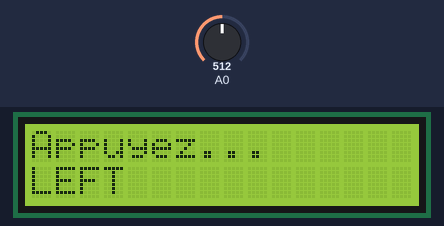
Bench run of a sketch on a simulated Arduino Uno, built with avr-gcc and run on an emulated ATmega328P. Shown: 16×2 character LCD. The test bench sets the inputs (shaded band); at power-on: A0 = 512.

Above: at 1.2 s.
1.3 s: A0 set to 440
At 1.7 s:
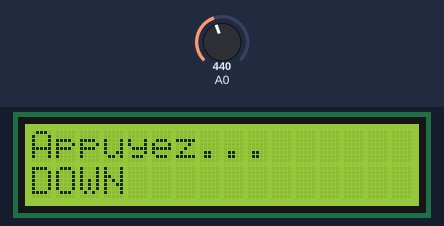
2.8 s: A0 set to 240
At 3.5 s:
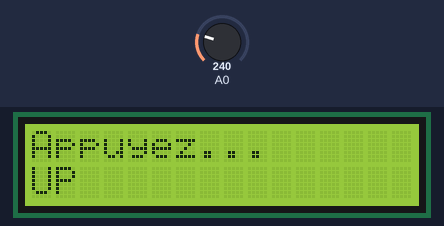
4.3 s: A0 set to 40
At 5.1 s:
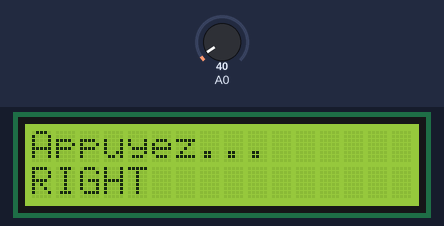
5.8 s: A0 set to 660
At 6.9 s:
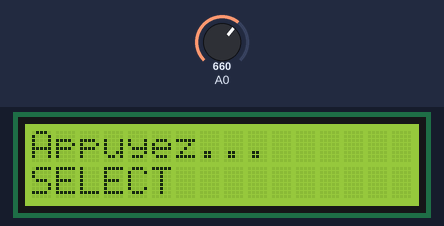
7.3 s: A0 set to 860
At 8.5 s:
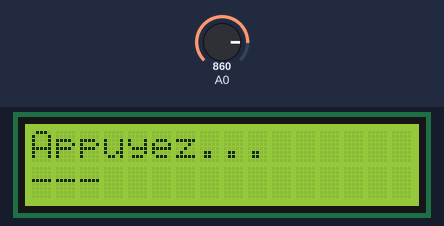
8.8 s: A0 set to 840
At 9.3 s:
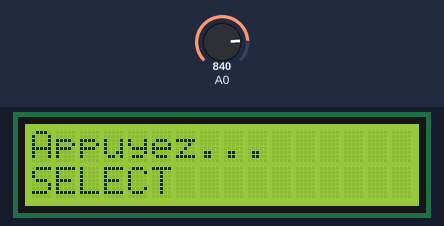
Timing chart, 0 to 11.3 s (numbered marks = the images above; inputs shaded):
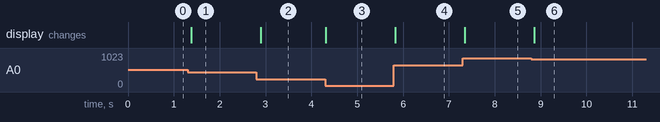

Measured:
- after the input at 1.3 s, the display: changes after 0.08 s (image 1)
- after the input at 2.8 s, the display: changes after 0.10 s (image 2)
- after the input at 4.3 s, the display: changes at once (image 3)
- after the input at 5.8 s, the display: changes at once (image 4)
- after the input at 7.3 s, the display: changes after 0.05 s (image 5)
- after the input at 8.8 s, the display: changes after 0.07 s (image 6)

The sketch:

Gavity_LCD_Keypad.ino
```cpp
#include <LiquidCrystal.h>

// Brochage DFR0009
LiquidCrystal lcd(8, 9, 4, 5, 6, 7);

// Seuils ADC — valeurs v1.1
#define BTN_RIGHT  0
#define BTN_UP     1
#define BTN_DOWN   2
#define BTN_LEFT   3
#define BTN_SELECT 4
#define BTN_NONE   5

int readButton() {
  int val = analogRead(A0);
  if (val < 50)   return BTN_RIGHT;
  if (val < 250)  return BTN_UP;
  if (val < 450)  return BTN_DOWN;
  if (val < 650)  return BTN_LEFT;
  if (val < 850)  return BTN_SELECT;
  return BTN_NONE;
}

void setup() {
  lcd.begin(16, 2);
  lcd.print("Appuyez...");
}

void loop() {
  int btn = readButton();

  lcd.setCursor(0, 1);
  switch (btn) {
    case BTN_RIGHT:  lcd.print("RIGHT  "); break;
    case BTN_UP:     lcd.print("UP     "); break;
    case BTN_DOWN:   lcd.print("DOWN   "); break;
    case BTN_LEFT:   lcd.print("LEFT   "); break;
    case BTN_SELECT: lcd.print("SELECT "); break;
    case BTN_NONE:   lcd.print("---    "); break;
  }
  delay(100);
}
```
